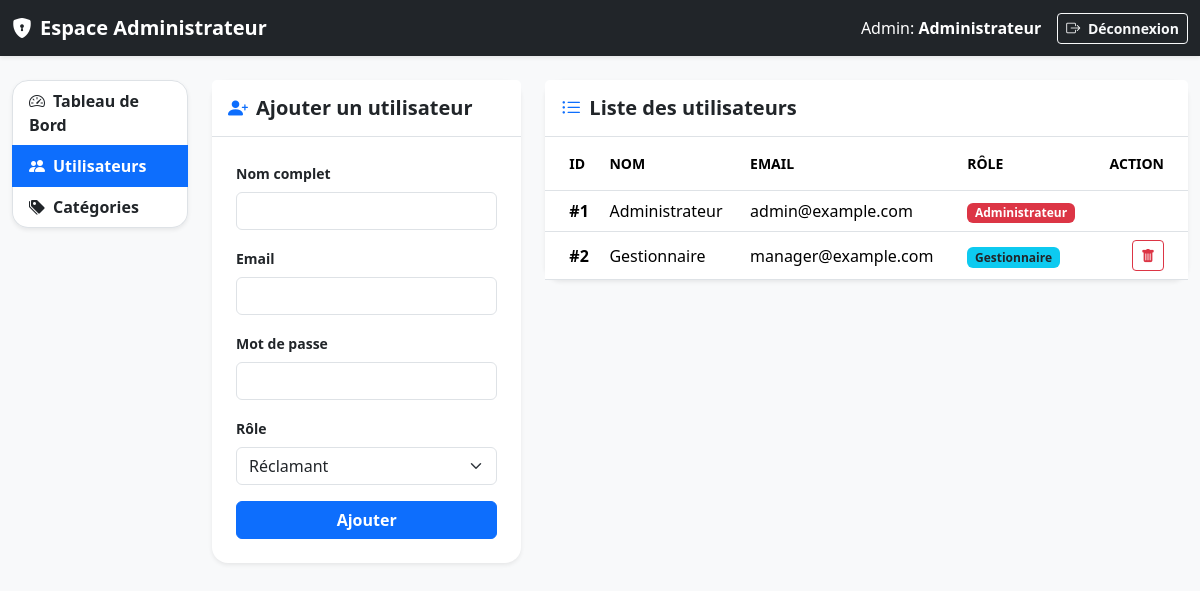
Page /espaces/administrateur/users.php (signed in) on the committed database.
### tables this page shows
CREATE TABLE IF NOT EXISTS users (
    id INT AUTO_INCREMENT PRIMARY KEY,
    nom VARCHAR(100) NOT NULL,
    email VARCHAR(150) NOT NULL UNIQUE,
    password VARCHAR(255) NOT NULL,
    role ENUM('reclamant', 'gestionnaire', 'administrateur') DEFAULT 'reclamant',
    created_at TIMESTAMP DEFAULT CURRENT_TIMESTAMP
);

### espaces/administrateur/users.php (the view, shortened to what this page needs)
<?php
$pdo = get_pdo();
$users = $pdo->query("SELECT * FROM users ORDER BY created_at DESC")->fetchAll();
include '../../includes/head.php';
?>
<body class="bg-light">
    <nav class="navbar navbar-expand-lg navbar-dark bg-dark shadow-sm">
        <div class="container-fluid">
            <a class="navbar-brand fw-bold" href="index.php"><i class="bi bi-shield-lock-fill me-2"></i>Espace Administrateur</a>
            <div class="d-flex align-items-center">
                <span class="text-white me-3">Admin: <strong><?php echo htmlspecialchars($_SESSION['user_name']); ?></strong></span>
                <a class="btn btn-outline-light btn-sm fw-bold" href="../../frontend/deconnexion.php">
                    <i class="bi bi-box-arrow-right me-1"></i> Déconnexion
                </a>
            </div>
        </div>
    </nav>
    <div class="container-fluid py-4">
        <div class="row g-4">
            <div class="col-lg-2">
                <div class="list-group shadow-sm rounded-4 border-0">
                    <a href="index.php" class="list-group-item list-group-item-action fw-bold">
                        <i class="bi bi-speedometer2 me-2"></i>Tableau de Bord
                    </a>
                    <a href="users.php" class="list-group-item list-group-item-action active fw-bold" aria-current="true">
                        <i class="bi bi-people-fill me-2"></i>Utilisateurs
                    </a>
                    <a href="categories.php" class="list-group-item list-group-item-action fw-bold">
                        <i class="bi bi-tags-fill me-2"></i>Catégories
                    </a>
                </div>
            </div>
            <div class="col-lg-10">
                <div class="row g-4">
                    <div class="col-md-4">
                        <div class="card shadow-sm border-0 rounded-4">
                            <div class="card-header bg-white p-3 border-bottom">
                                <h5 class="mb-0 fw-bold"><i class="bi bi-person-plus-fill me-2 text-primary"></i>Ajouter un utilisateur</h5>
                            </div>
                            <div class="card-body p-4">
                                <form method="POST" action="users.php">
                                    <div class="mb-3">
                                        <label class="form-label fw-bold small">Nom complet</label>
                                        <input type="text" class="form-control" name="nom" required>
                                    </div>
                                    <div class="mb-3">
                                        <label class="form-label fw-bold small">Email</label>
                                        <input type="email" class="form-control" name="email" required>
                                    </div>
                                    <div class="mb-3">
                                        <label class="form-label fw-bold small">Mot de passe</label>
                                        <input type="password" class="form-control" name="password" required>
                                    </div>
                                    <div class="mb-3">
                                        <label class="form-label fw-bold small">Rôle</label>
                                        <select class="form-select" name="role" required>
                                            <option value="reclamant">Réclamant</option>
                                        </select>
                                    </div>
                                    <div class="d-grid">
                                        <button type="submit" class="btn btn-primary fw-bold">Ajouter</button>
                                    </div>
                                </form>
                            </div>
                        </div>
                    </div>
                    <div class="col-md-8">
                        <div class="card shadow-sm border-0 rounded-4">
                            <div class="card-header bg-white p-3 border-bottom">
                                <h5 class="mb-0 fw-bold"><i class="bi bi-list-ul me-2 text-primary"></i>Liste des utilisateurs</h5>
                            </div>
                            <div class="card-body p-0">
                                <div class="table-responsive">
                                    <table class="table table-hover align-middle mb-0">
                                        <thead class="bg-light text-muted text-uppercase small">
                                            <tr>
                                                <th class="ps-4 py-3">ID</th>
                                                <th class="py-3">Nom</th>
                                                <th class="py-3">Email</th>
                                                <th class="py-3">Rôle</th>
                                                <th class="py-3 text-end pe-4">Action</th>
                                            </tr>
                                        </thead>
                                        <tbody>
                                            <?php foreach ($users as $user): ?>
                                                <tr>
                                                    <td class="ps-4 fw-bold">#<?php echo $user['id']; ?></td>
                                                    <td><?php echo htmlspecialchars($user['nom']); ?></td>
                                                    <td><?php echo htmlspecialchars($user['email']); ?></td>
                                                    <td>
                                                        <?php
                                                        $badge_color = 'bg-secondary';
                                                        if ($user['role'] == 'administrateur') $badge_color = 'bg-danger';
                                                        if ($user['role'] == 'gestionnaire') $badge_color = 'bg-info text-dark';
                                                        ?>
                                                        <span class="badge <?php echo $badge_color; ?>"><?php echo ucfirst($user['role']); ?></span>
                                                    </td>
                                                    <td class="text-end pe-4">
                                                        <?php if ($user['id'] != $_SESSION['user_id']): ?>
                                                            <a href="users.php?delete=<?php echo $user['id']; ?>" class="btn btn-sm btn-outline-danger" onclick="return confirm('Êtes-vous sûr de vouloir supprimer cet utilisateur ?');">
                                                                <i class="bi bi-trash-fill"></i>
                                                            </a>
                                                        <?php endif; ?>
                                                    </td>
                                                </tr>
                                            <?php endforeach; ?>
                                        </tbody>
                                    </table>
                                </div>
                            </div>
                        </div>
                    </div>
                </div>
            </div>
        </div>
    </div>
    <?php include '../../includes/footer.php'; ?>
</body>
</html>

### rows in the picture
users: id "1", nom "Administrateur", email "admin@example.com", role "Administrateur"
users: id "2", nom "Gestionnaire", email "manager@example.com", role "Gestionnaire"

### other values in the picture
$_SESSION['user_name'] "Administrateur"
